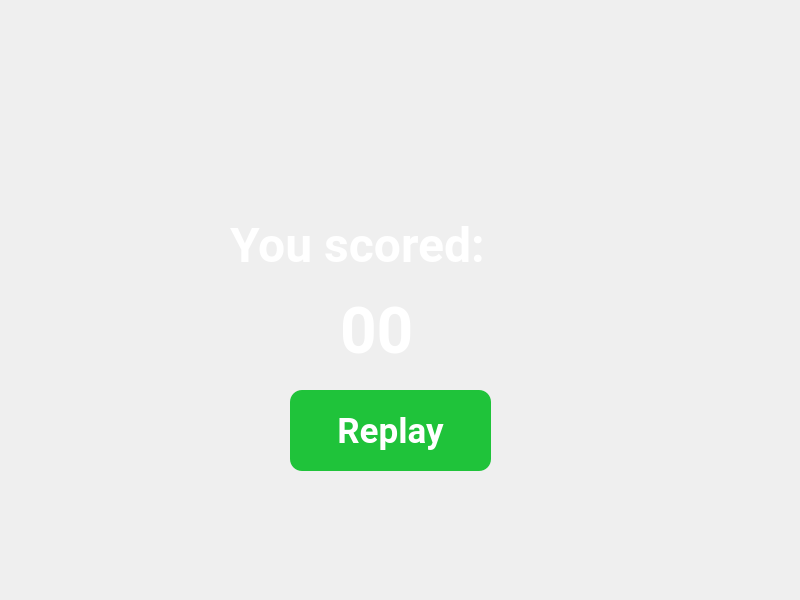
<?xml version="1.0" encoding="UTF-8"?>
<ui version="4.0">
 <class>EndScreen</class>
 <widget class="QMainWindow" name="EndScreen">
  <property name="geometry">
   <rect>
    <x>0</x>
    <y>0</y>
    <width>800</width>
    <height>600</height>
   </rect>
  </property>
  <property name="minimumSize">
   <size>
    <width>800</width>
    <height>600</height>
   </size>
  </property>
  <property name="maximumSize">
   <size>
    <width>800</width>
    <height>600</height>
   </size>
  </property>
  <property name="windowTitle">
   <string>EndScreen</string>
  </property>
  <widget class="QWidget" name="centralwidget">
   <widget class="QLabel" name="lblTitle">
    <property name="geometry">
     <rect>
      <x>230</x>
      <y>190</y>
      <width>331</width>
      <height>111</height>
     </rect>
    </property>
    <property name="font">
     <font>
      <family>Roboto</family>
      <pointsize>36</pointsize>
      <weight>75</weight>
      <bold>true</bold>
     </font>
    </property>
    <property name="styleSheet">
     <string notr="true">color: white;</string>
    </property>
    <property name="text">
     <string>You scored:</string>
    </property>
   </widget>
   <widget class="QLabel" name="lblScore">
    <property name="geometry">
     <rect>
      <x>340</x>
      <y>270</y>
      <width>101</width>
      <height>121</height>
     </rect>
    </property>
    <property name="font">
     <font>
      <family>Roboto</family>
      <pointsize>48</pointsize>
      <weight>75</weight>
      <bold>true</bold>
     </font>
    </property>
    <property name="styleSheet">
     <string notr="true">color: white;</string>
    </property>
    <property name="text">
     <string>00</string>
    </property>
   </widget>
   <widget class="QPushButton" name="StartGame">
    <property name="enabled">
     <bool>true</bool>
    </property>
    <property name="geometry">
     <rect>
      <x>290</x>
      <y>390</y>
      <width>201</width>
      <height>81</height>
     </rect>
    </property>
    <property name="font">
     <font>
      <family>Roboto</family>
      <pointsize>26</pointsize>
      <weight>75</weight>
      <bold>true</bold>
     </font>
    </property>
    <property name="autoFillBackground">
     <bool>false</bool>
    </property>
    <property name="styleSheet">
     <string notr="true">background-color:#1fc33a;
color:white;
border-radius: 12px;
</string>
    </property>
    <property name="text">
     <string>Replay</string>
    </property>
   </widget>
  </widget>
 </widget>
 <resources/>
 <connections/>
</ui>
